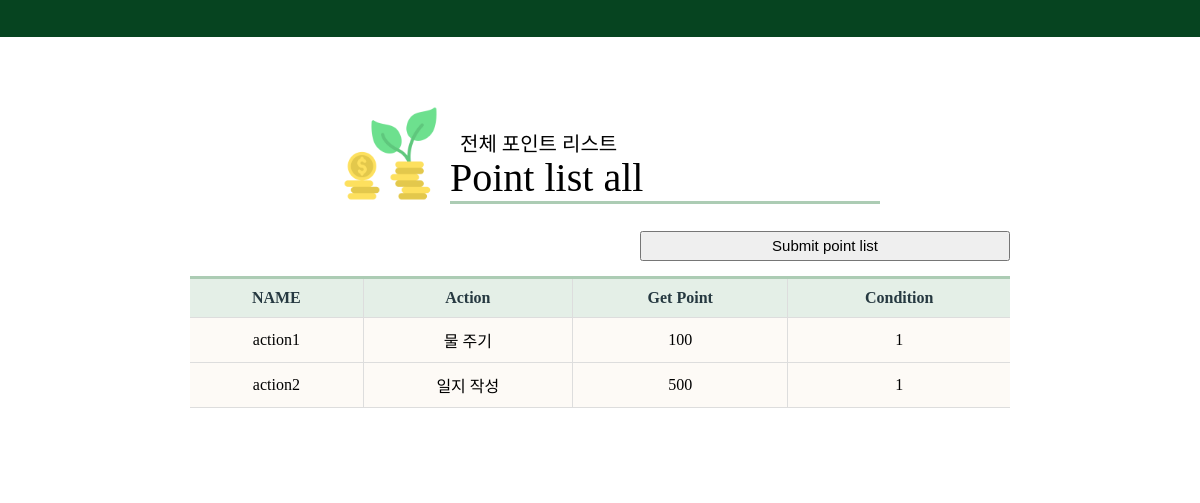
Screenshot of /point (signed in) with the database file from the repository.
### administrator/models.py (models this page shows, shortened)
class Point(models.Model):
    name = models.CharField(max_length=20, null=False) # 포인트 이름?
    action = models.CharField(max_length=100, null=False) #포인트 행동조건
    payment = models.IntegerField( null=False ) # 지급 포인트
    number= models.CharField(max_length=10, choices=CHOICE, null=False, default = '1' ) #지급 횟수 조건???

### administrator/views.py (the view, shortened to what this page needs)
# urls.py: path('point', views.PointView.as_view(), name='point_list'),
class PointView(LoginRequiredMixin, ListView):
    login_url = 'login/'
    template_name = 'administrator/point/point_list.html'
    model = Point

### administrator/templates/administrator/point/point_list.html (shortened to what this page needs)
{% load static %}
<!DOCTYPE html>
<html>
<head>
    <link rel="stylesheet" href="{% static 'All.css' %}">
</head>
<body>
   <div class="design">
        <div id="student_list">
             <header>
            </header>
            <div id="head">
            <h3>전체 포인트 리스트</h3>
            <h1>Point list all</h1>
        </div>
        <div id="top">
            <img id="topImg" src="{%static 'main/growth.png' %}"/>
         </div>
    </div>
    <form action="" method="POST" enctype="multipart/form-data">
        <input id = "post_button" role="button" type="submit" name="submit" value="Submit point list"/><br/>
    </form>
   <table class="table">
        <thead>
             <tr>
                <th >NAME</th>
                <th >Action</th>
                <th >Get Point</th>
                <th >Condition</th>
            </tr>
            {% for object in object_list %}
            <tr>
                <td>{{ object.name }}</td>
                <td>{{ object.action }}</td>
                <td>{{ object.payment }}</td>
                <td>{{ object.number }}</td>
            </tr>
            {% endfor %}
            <tbody id="myTable"> </tbody>
        </thead>
    </table>
</body>
</html>

### administrator/static/All.css (style rules this page uses)
body { display: flex; justify-content: center; align-items: center; background: rgb(255, 255, 255); overflow:auto; }
header { position: fixed !important; width: 100%; justify-content: center; align-items: center; width:100%; height:50px; left:0px; top:-13px; background-color: rgb(6, 68, 32); position: relative; }
h1 { position:relative; font-size:40px; color: rgb(0, 0, 0); font-weight:500; top:70px; left:65px; margin-left: auto; margin-right: auto; width:430px; border-bottom:3px solid rgb(172, 204, 180); z-index:0; }
h3 { position:relative; font-size:20px; color: rgb(0, 0, 0); font-weight:500; top:100px; left:70px; margin-left: auto; margin-right: auto; width:420px; z-index:0; }
#top { position:relative }
#topImg { position:relative; display:block; margin:auto; width:95px; height:95px; left:-210px; top:-55px; border-bottom:2px; z-index:2; }
.table { position:relative; width:820px; height:200px; top:-10px; margin-left: auto; margin-right: auto; text-align:center; border-collapse: collapse; border-top: 3px solid rgb(172, 204, 180); }
.table th { color: rgb(38, 57, 65); background: rgb(228, 239, 231); text-align: center; }
.table th, .table td { padding: 10px; border: 1px solid #ddd; }
.table th:first-child, .table td:first-child { border-left: 0; }
.table th:last-child, .table td:last-child { border-right: 0; }
.table tr { background: rgb(253, 250, 246); }
.table tr td:first-child { text-align: center; }
#post_button { position:relative; top:-25px; left:450px; width:370px; height:30px; font-size:15px; }

### rows the page displays
Point: name "action1", action "물 주기", payment "100", number "1"
Point: name "action2", action "일지 작성", payment "500", number "1"
